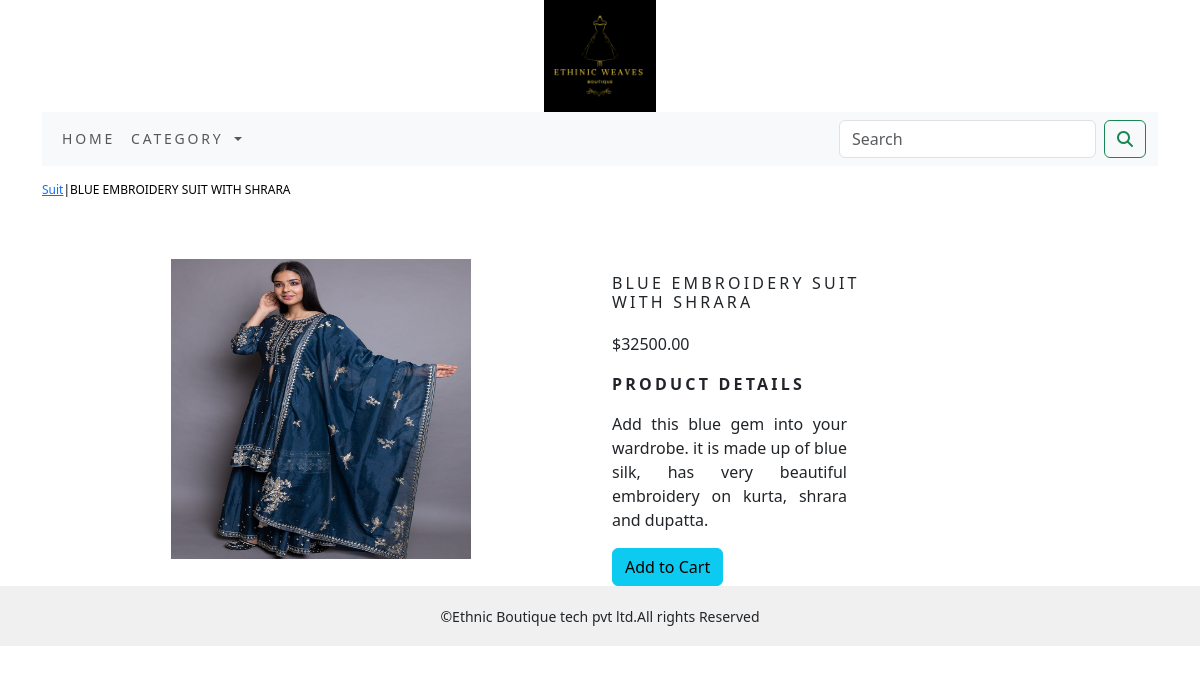
Page /shop/suit/blue-embroidery-suit-with-shrara/ on the committed database.
### shop/models.py (models this page shows, shortened)
class Product(models.Model):
    name=models.CharField(max_length=250,unique=True)
    slug=models.SlugField(max_length=250,unique=True)
    description=models.TextField(blank=True)
    price=models.DecimalField(max_digits=10,decimal_places=2)
    category=models.ForeignKey(Category,on_delete=models.CASCADE)
    image = models.ImageField(upload_to='product', blank=True)
    stock=models.IntegerField()
    available=models.BooleanField(default=True)
    created=models.DateField(auto_now_add=True)
    updated=models.DateField(auto_now=True)
    class Meta:
        ordering = ('name',)
        verbose_name = 'product'
        verbose_name_plural = 'products'

class Category(models.Model):
    name=models.CharField(max_length=250,unique=True)
    slug=models.SlugField(max_length=250,unique=True)
    description=models.TextField(blank=True)
    image=models.ImageField(upload_to='category',blank=True)
    class Meta:
        ordering=('name',)
        verbose_name='category'
        verbose_name_plural='categories'
    def get_url(self):
        return reverse('shop:products_by_category',args=[self.slug])
    def __str__(self):
        return '{}'.format(self.name)

### shop/views.py (the view)
# urls.py: path('<slug:c_slug>/<slug:product_slug>/', views.proDetail, name='prodCatdetail'),
def proDetail(request,c_slug,product_slug):
    try:
        product=Product.objects.get(category__slug=c_slug,slug=product_slug)
    except Exception as e:
        raise e
    return render(request,'product.html',{'product':product})

### cart/context_processors.py (called while the page is built)
def counter(request):
    item_count=0
    if 'admin' in request.path:
        return {}
    else:
        try:
            cart=Cart.objects.filter(cart_id=_card_id(request))
            car_items=CartItem.objects.all().filter(cart=cart[:1])
            for cart_item in car_items:
                item_count += cart_item.quantity
        except Cart.DoesNotExist:
            item_count=0
    return dict(item_count=item_count)

### cart/views.py (called while the page is built)
def _card_id(request):
    cart=request.session.session_key
    if not cart:
        cart=request.session.create()
    return cart

### shop/context_processors.py (called while the page is built)
def menu_links(request):
    links=Category.objects.all()
    return dict(links=links)

### template/product.html (shortened to what this page needs)
{% extends 'base.html' %}
{% load static %}
{% block content %}
<div class="row my_prod_row_class">
    <div class="mx_auto">
       <p><a href="{{product.category.get_url}}">{{product.category}}</a>|{{product.name}}</p>
    </div>
</div>
<div class="container">
<br>
<div class="row">
    <div class="col-12 col-sm-12 col-lg-6 text-center">
        <div style="min-width:18rem">
            <img src="{{product.image.url}}" alt="{{product.name}}" style="width:300px;height:300px;">
        </div>
    </div>
        <div class="col-12 col-sm-12 col-md-12 col-lg-3">
            <div>
            <h1 class="my_prod_title">{{product.name}}</h1>
            <p>${{product.price}}</p>
            <p class="my_title"><b>Product Details</b></p>
            <p class="text-justify my_prod_text">{{product.description}}</p>
            {% if product.stock <= 0 %}
            <p class="text-justify my_prod_text"><b>Out Of Stock</b></p>
            {% else %}
            <a class="btn btn-info" href="{% url 'cart:add_cart' product.id %}">Add to Cart</a>
            {% endif %}
        </div>
    </div>
</div>
</div>
{% endblock %}

### static/css/custom.css (style rules this page uses)
.my_title { font-size:16px; text-transform:uppercase; letter-spacing:.2em; }
.my_prod_row_class { padding-top:15px; padding-bottom:20px; }
.my_prod_row_class .mx_auto { color:#000; font-size:12px; text-decoration:none; }
.my_prod_title { font-size:16px; text-transform:uppercase; letter-spacing:.2em; padding-top:15px; padding-bottom:12px; }
.my_prod_text { padding-right:20px; }

### rows in the picture
Product: category "Suit", name "BLUE EMBROIDERY SUIT WITH SHRARA", image (picture), price "32500.00", description "Add this blue gem into your wardrobe. it is made up of blue silk, has very beautiful embroidery on kurta, shrara and dupatta."
